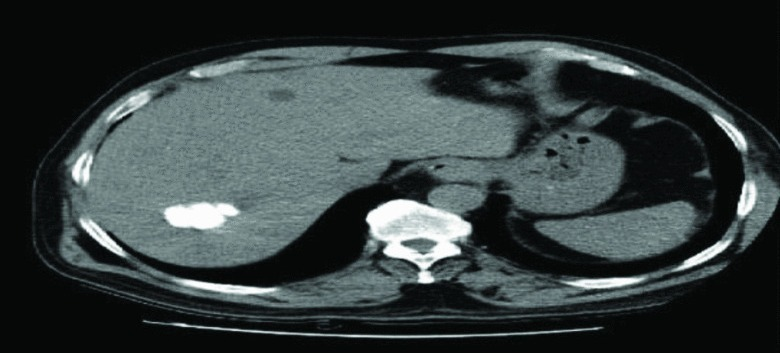
#> input picture Image segmentation/Niblack based thresholding/original.jpg, 780 x 353 px, given as the content of the folder Images/, which was not available
$ jupyter execute niblack_theresholding.ipynb
#> lines starting #> are read from the running program, lines starting #| are printed output that depends on the picture; after the words box and inside, x2 and y2 are one past the last pixel; in counts of white or black regions, pixels touching at a corner belong together; pictures that were not available may be replaced by others from this repository, and a replacement may not be noted
[cell 1]
import matplotlib
import os
import matplotlib.pyplot as plt
import skimage
from skimage.data import page
from skimage import io
from skimage.color import rgb2gray
from skimage.filters import (threshold_otsu, threshold_niblack,
                             threshold_sauvola)


matplotlib.rcParams['font.size'] = 9
path = 'Images/' # your folder path which consist of your testing images

files = []
# r=root, d=directories, f = files
for r, d, f in os.walk(path):
    for file in f:
        if '.jpg' in file or '.png' in file:
            files.append(os.path.join(r, file))

for f in files:
    print(f)


for f in files:
  print(f)
  image1 = io.imread(f, plugin='matplotlib')
#> image1 is the input picture: shape (353, 780, 3); mean R, G, B 52.3, 61.2, 61.4

  image = rgb2gray(image1)
  binary_global = image > threshold_otsu(image)
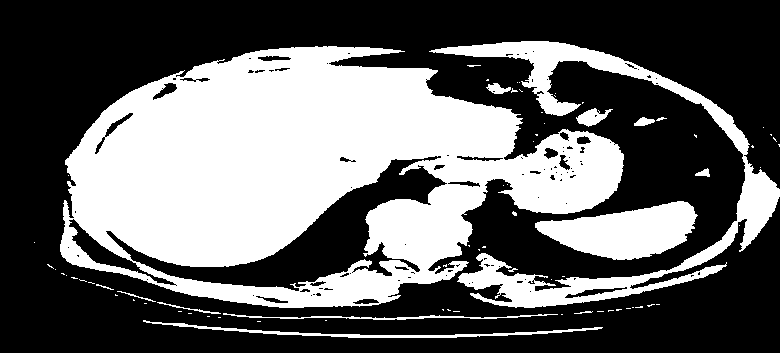
#> binary_global: shape (353, 780) bool; 38.9% white; 75 white regions (61 under 20 px), largest, box (x1, y1, x2, y2) and area: (60, 46, 624, 308) 84665, (429, 41, 780, 308) 13543, (535, 201, 698, 260) 5891
  print(image.shape)
#| (353, 780)
  window_size = 29
  thresh_niblack = threshold_niblack(image, window_size=window_size, k=0.20)
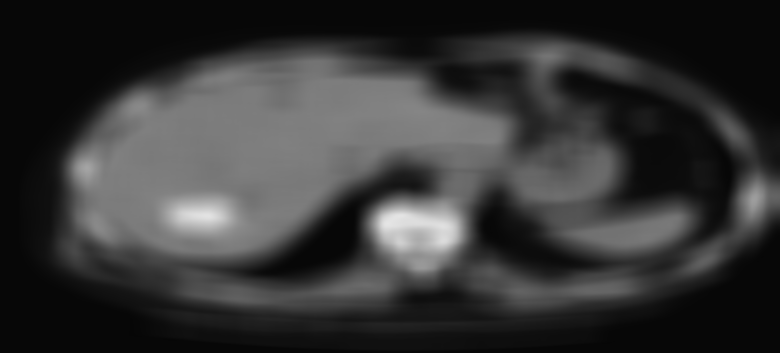
#> thresh_niblack: shape (353, 780) float64; min 0.0257, max 0.899, mean 0.213
  thresh_sauvola = threshold_sauvola(image, window_size=window_size)
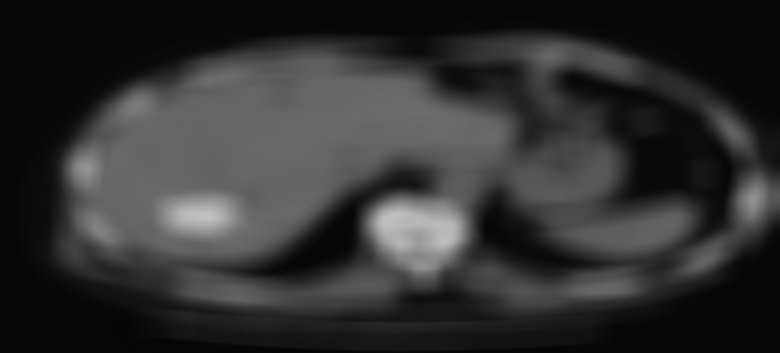
#> thresh_sauvola: shape (353, 780) float64; min 0.0233, max 0.758, mean 0.192

  binary_niblack = image > thresh_niblack
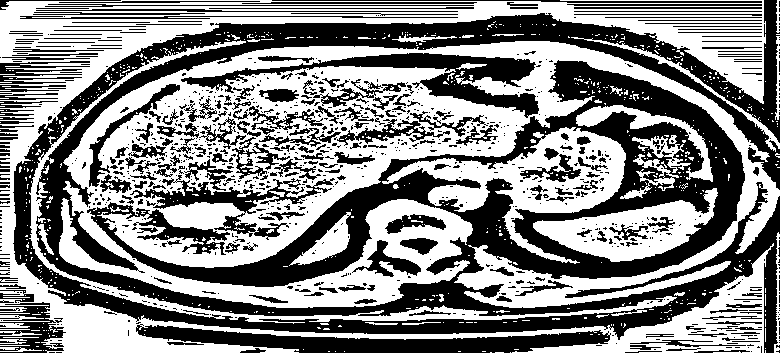
#> binary_niblack: shape (353, 780) bool; 52.4% white; 956 black regions (703 under 20 px), largest, box (x1, y1, x2, y2) and area: (13, 0, 780, 353) 82805, (136, 324, 611, 353) 6452, (181, 53, 539, 118) 5895
  binary_sauvola = image > thresh_sauvola
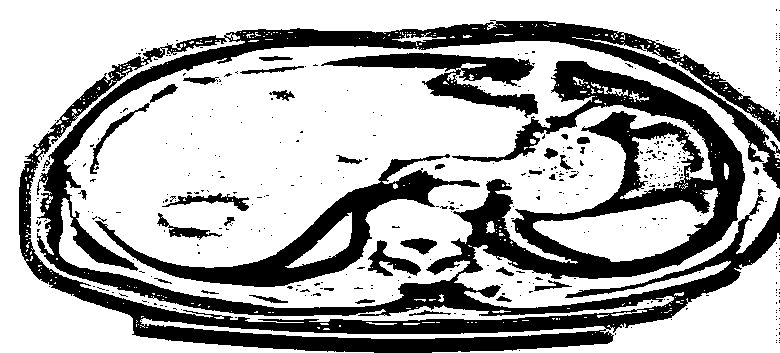
#> binary_sauvola: shape (353, 780) bool; 68.3% white; 398 black regions (362 under 20 px), largest, box (x1, y1, x2, y2) and area: (19, 20, 780, 353) 68077, (95, 154, 480, 287) 8837, (321, 53, 538, 118) 4700

  plt.figure(figsize=(8, 7))
  plt.subplot(2, 2, 1)
  plt.imshow(image, cmap=plt.cm.gray)
  plt.title('Original')
  plt.axis('off')

  plt.subplot(2, 2, 2)
  plt.title('Global Threshold')
  plt.imshow(binary_global, cmap=plt.cm.gray)
  plt.axis('off')

  plt.subplot(2, 2, 3)
  plt.imshow(binary_niblack, cmap=plt.cm.gray)
  plt.title('Niblack Threshold')
  plt.axis('off')

  plt.subplot(2, 2, 4)
  plt.imshow(binary_sauvola, cmap=plt.cm.gray)
  plt.title('Sauvola Threshold')
  plt.axis('off')
  plt.show()
